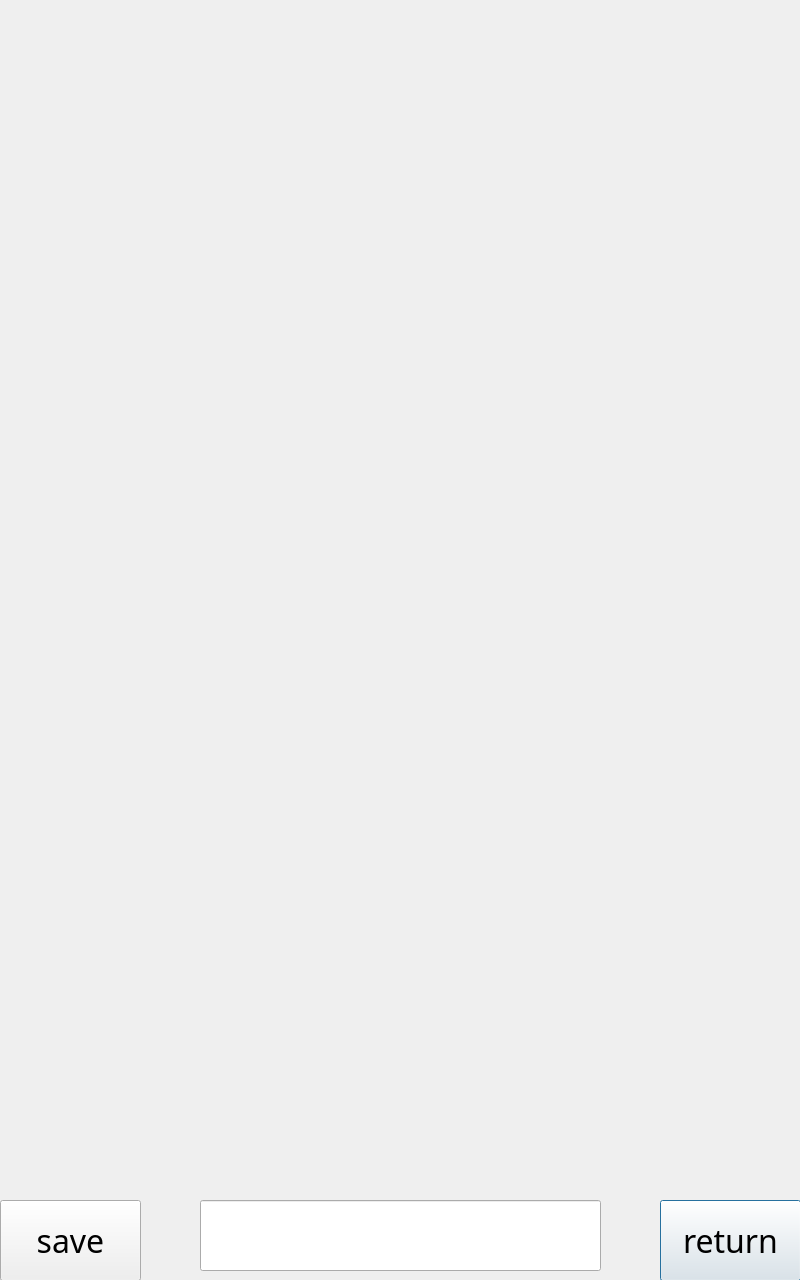
<?xml version="1.0" encoding="UTF-8"?>
<ui version="4.0">
 <class>OutputDialog</class>
 <widget class="QDialog" name="OutputDialog">
  <property name="geometry">
   <rect>
    <x>0</x>
    <y>0</y>
    <width>800</width>
    <height>1280</height>
   </rect>
  </property>
  <property name="minimumSize">
   <size>
    <width>800</width>
    <height>1280</height>
   </size>
  </property>
  <property name="maximumSize">
   <size>
    <width>800</width>
    <height>1280</height>
   </size>
  </property>
  <property name="font">
   <font>
    <family>Calibri</family>
    <weight>75</weight>
    <bold>true</bold>
   </font>
  </property>
  <property name="windowTitle">
   <string>save</string>
  </property>
  <property name="windowIcon">
   <iconset>
    <normaloff>:/icon/icon.png</normaloff>:/icon/icon.png</iconset>
  </property>
  <widget class="QLabel" name="imgLabel">
   <property name="geometry">
    <rect>
     <x>-580</x>
     <y>0</y>
     <width>1980</width>
     <height>1080</height>
    </rect>
   </property>
   <property name="minimumSize">
    <size>
     <width>1980</width>
     <height>1080</height>
    </size>
   </property>
   <property name="maximumSize">
    <size>
     <width>1920</width>
     <height>1080</height>
    </size>
   </property>
   <property name="styleSheet">
    <string notr="true">bakgraound color: rgb(0, 0, 0)</string>
   </property>
   <property name="text">
    <string/>
   </property>
   <property name="alignment">
    <set>Qt::AlignCenter</set>
   </property>
  </widget>
  <widget class="QPushButton" name="save">
   <property name="geometry">
    <rect>
     <x>0</x>
     <y>1200</y>
     <width>141</width>
     <height>81</height>
    </rect>
   </property>
   <property name="font">
    <font>
     <family>굴림</family>
     <pointsize>24</pointsize>
     <weight>50</weight>
     <bold>false</bold>
    </font>
   </property>
   <property name="text">
    <string>save</string>
   </property>
   <property name="default">
    <bool>true</bool>
   </property>
  </widget>
  <widget class="QPushButton" name="retrn">
   <property name="geometry">
    <rect>
     <x>660</x>
     <y>1200</y>
     <width>141</width>
     <height>81</height>
    </rect>
   </property>
   <property name="font">
    <font>
     <family>굴림</family>
     <pointsize>24</pointsize>
     <weight>50</weight>
     <bold>false</bold>
    </font>
   </property>
   <property name="text">
    <string>return</string>
   </property>
   <property name="default">
    <bool>true</bool>
   </property>
  </widget>
  <widget class="QLineEdit" name="name">
   <property name="geometry">
    <rect>
     <x>200</x>
     <y>1200</y>
     <width>401</width>
     <height>71</height>
    </rect>
   </property>
   <property name="font">
    <font>
     <family>Calibri</family>
     <pointsize>32</pointsize>
     <weight>75</weight>
     <bold>true</bold>
    </font>
   </property>
  </widget>
 </widget>
 <resources/>
 <connections/>
</ui>
